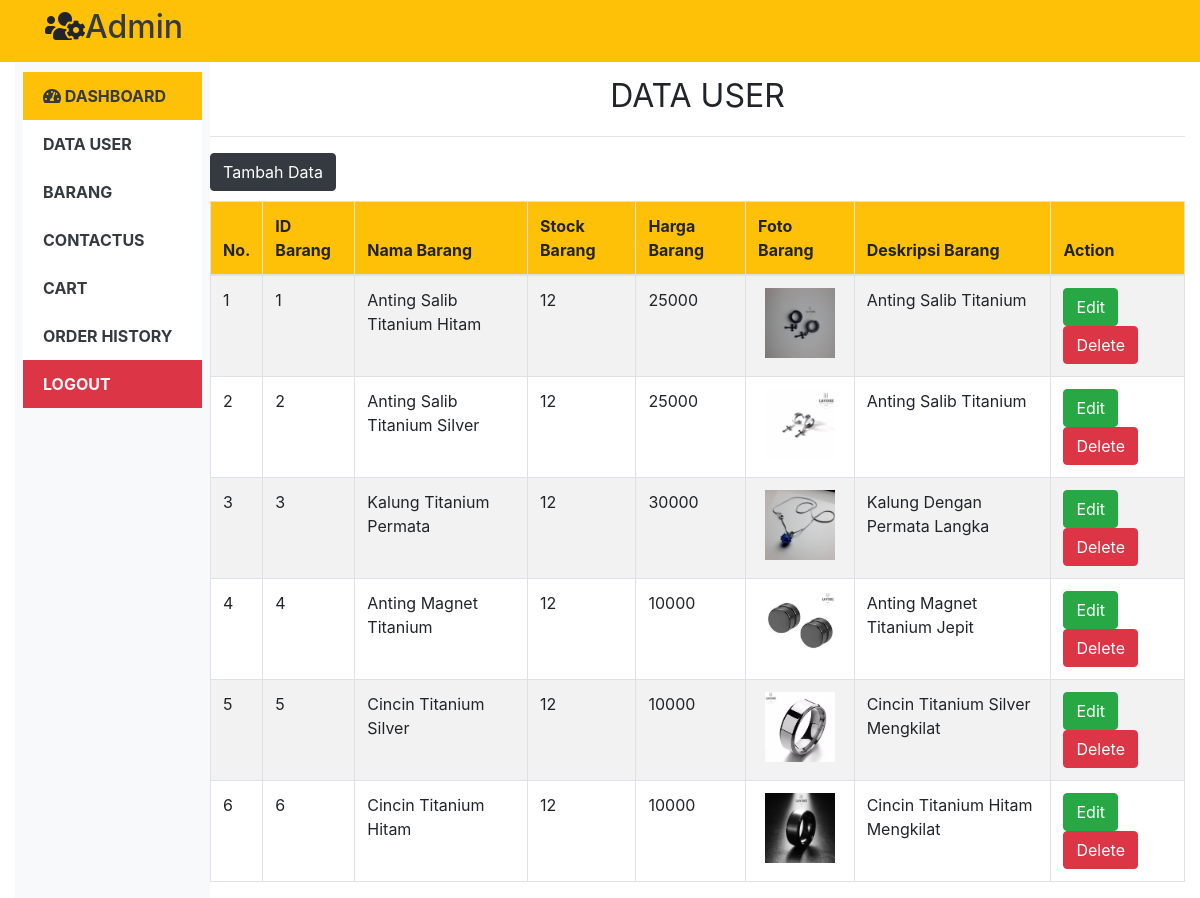
/DashboardUAS/tampilbrg.php, run on the app's committed database.
### tables this page shows
CREATE TABLE `tblbarang` (
  `Id_Brng` int(8) NOT NULL,
  `Nama_Brng` varchar(250) NOT NULL,
  `Stock_Brng` int(255) NOT NULL,
  `Harga_Brng` int(100) NOT NULL,
  `Foto_Brng` varchar(50) NOT NULL,
  `Deskripsi_Brng` varchar(1000) NOT NULL
);

### DashboardUAS/db_connect.php (called while the page is built, shortened)
<?php
class database
{
	var $host = "localhost: 3307";
	var $username = "root";
	var $password = "";
	var $database = "uas";
	var $koneksi;
	function __construct()
	{
		$this->koneksi = mysqli_connect($this->host, $this->username, $this->password, $this->database);
	}
	function tampilbrg()
	{
		$Tampil = mysqli_query($this->koneksi, "select * from tblbarang");
		return $Tampil;
	}
}
?>

### DashboardUAS/tampilbrg.php (the view, shortened to what this page needs)
<?php
include_once('db_connect.php');
?>
<?php
include_once('db_connect.php');
?>
<!doctype html>
<html lang="en">
<head>
	<link rel="stylesheet" href="https://maxcdn.bootstrapcdn.com/bootstrap/4.0.0/css/bootstrap.min.css">
	<link rel="stylesheet" type="text/css" href="https://cdnjs.cloudflare.com/ajax/libs/font-awesome/5.15.2/css/all.min.css">
	<link rel="stylesheet" type="text/css" href="index_hover.css">
	<link rel="stylesheet" href="package/dist/sweetalert2.min.css">
</head>
  <body>
  	<div class="container-fluid">
	    <nav class="navbar navbar-expand-lg navbar-light bg-warning fixed-top">
	      <div class="container">
	          <div class="collapse navbar-collapse" id="navbarSupportedContent">
	            <h2><i class="fas fa-users-cog"></i></h2>
            	<a href="index.php" class="text-dark"><h2>Admin</h2></a>
	          </div>
	    </nav>
  	</div>
  	<div class="row mt-5 no-gutters col-sm-12">
	    <div class="col-md-2 bg-light">
	      <ul class="list-group list-group-flush pt-4 p-2">
	          <a href="index.php"><li class="list-group-item bg-warning text-dark"><i class="fas fa-tachometer-alt"></i> Dashboard</li></a>
	          <a href="tampiluser.php"><li class="list-group-item text-dark">DATA USER</li></a>
	          <a href="tampilbrg.php"><li class="list-group-item text-dark">BARANG</li></a>
	          <a href="tampilpesan.php"><li class="list-group-item text-dark">ContactUs</li></a>
	          <a href="tampilcart.php"><li class="list-group-item text-dark">Cart</li></a>
          	<a href="tampilhistory.php"><li class="list-group-item text-dark">Order History</li></a>
	          <a href="logoutadmin.php"><li class="list-group-item text-light bg-danger">Logout</li></a>
	      </ul>
	    </div>
	    <div class="banner col-md-10 pt-4">
	    	<center><font size="6">DATA USER</font></center>
			<hr>
			<button class="btn btn-dark right" style="margin-bottom: 10px;" data-toggle="modal" data-target="#tambah">Tambah Data</button>
			<div class="table-responsive">
				<table class="table table-bordered table-hover table-striped">
					<thead class="bg-warning">
						<tr>
							<th scope="col">No.</th>
							<th scope="col">ID Barang</th>
							<th scope="col">Nama Barang</th>
							<th scope="col">Stock Barang</th>
							<th scope="col">Harga Barang</th>
							<th scope="col">Foto Barang</th>
							<th scope="col">Deskripsi Barang</th>
							<th scope="col">Action</th>
						</tr>
					</thead>
					<tbody>
						<?php
						include_once('db_connect.php');
						$database = new database();
						$database->__construct();
						$sql = $database->tampilbrg();
						if(mysqli_num_rows($sql) > 0){
							$no = 1;
							while($data = mysqli_fetch_assoc($sql))
							{
								echo '
								<tr>
									<td>'.$no.'</td>
									<td>'.$data['Id_Brng'].'</td>
									<td>'.$data['Nama_Brng'].'</td>
									<td>'.$data['Stock_Brng'].'</td>
									<td>'.$data['Harga_Brng'].'</td>
									<td align="center">
										<img src="img/brg/'.$data['Foto_Brng'].'" width="70px;">
									</td>
									<td>'.$data['Deskripsi_Brng'].'</td>
									<td>
										<a class="btn btn-success text-white" id="tombolubah" data-toggle="modal" data-target="#edit" data-id="'.$data['Id_Brng'].'" data-nama="'.$data['Nama_Brng'].'" data-stock="'.$data['Stock_Brng'].'" data-harga="'.$data['Harga_Brng'].'" data-foto="'.$data['Foto_Brng'].'" data-deskripsi="'.$data['Deskripsi_Brng'].'">Edit</a>
										<a href="hapusbrg.php?Id_Brng='.$data['Id_Brng'].'" class="btn btn-secondary btn-danger" id="tombolhapus">Delete</a>
									</td>
								</tr>
								';
								$no++;
							}
						}else{
							echo '
							<tr>
								<td colspan="9">Tidak ada data.</td>
							</tr>
							';
						}
						?>
					</tbody>
				</table>
			</div>
	    </div>
	</div>
  </body>
</html>

### DashboardUAS/index_hover.css (style rules this page uses)
.list-group a { text-decoration: none; text-transform: uppercase; font-weight: bold; }

### data on the page
tblbarang: Id_Brng "1", Nama_Brng "Anting Salib Titanium Hitam", Stock_Brng "12", Harga_Brng "25000", Foto_Brng (picture), Deskripsi_Brng "Anting Salib Titanium"
tblbarang: Id_Brng "2", Nama_Brng "Anting Salib Titanium Silver", Stock_Brng "12", Harga_Brng "25000", Foto_Brng (picture), Deskripsi_Brng "Anting Salib Titanium"
tblbarang: Id_Brng "3", Nama_Brng "Kalung Titanium Permata", Stock_Brng "12", Harga_Brng "30000", Foto_Brng (picture), Deskripsi_Brng "Kalung Dengan Permata Langka"
tblbarang: Id_Brng "4", Nama_Brng "Anting Magnet Titanium", Stock_Brng "12", Harga_Brng "10000", Foto_Brng (picture), Deskripsi_Brng "Anting Magnet Titanium Jepit"
tblbarang: Id_Brng "5", Nama_Brng "Cincin Titanium Silver", Stock_Brng "12", Harga_Brng "10000", Foto_Brng (picture), Deskripsi_Brng "Cincin Titanium Silver Mengkilat"
tblbarang: Id_Brng "6", Nama_Brng "Cincin Titanium Hitam", Stock_Brng "12", Harga_Brng "10000", Foto_Brng (picture), Deskripsi_Brng "Cincin Titanium Hitam Mengkilat"
